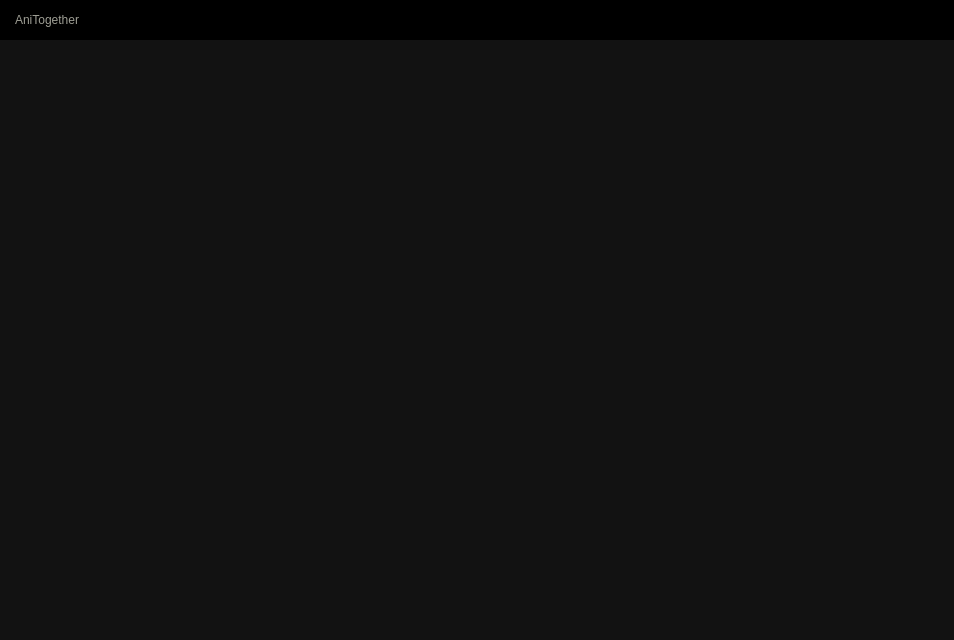
<?xml version="1.0" encoding="UTF-8"?>
<ui version="4.0">
 <class>MainWindow</class>
 <widget class="QMainWindow" name="MainWindow">
  <property name="geometry">
   <rect>
    <x>0</x>
    <y>0</y>
    <width>954</width>
    <height>640</height>
   </rect>
  </property>
  <property name="windowTitle">
   <string>MainWindow</string>
  </property>
  <widget class="QWidget" name="centralwidget">
   <property name="styleSheet">
    <string notr="true">QWidget {
    color: rgb(255,255,255);
}

QFrame {
    border: none;
}

/*  BUTTONS */
QPushButton {
	padding-left: 0.5px;
    background-color: rgba(0, 0, 0, 0);
    border-radius: 5px;
    border: none;
}
QPushButton:hover {
    background-color: rgb(20, 20, 20);
    border-radius: 12px;
}
QPushButton:pressed {
    background-color: rgb(110,110,110);
}


/*  TOP FRAME */
#topFrame {
    background-color: rgb(0, 0, 0);
}
#logo {
	color: rgb(158,158,148);
}

/* CENTRAL FRAME */
#centralFrame {
	background-color: rgb(18,18,18);
}</string>
   </property>
   <layout class="QVBoxLayout" name="verticalLayout">
    <property name="spacing">
     <number>0</number>
    </property>
    <property name="leftMargin">
     <number>0</number>
    </property>
    <property name="topMargin">
     <number>0</number>
    </property>
    <property name="rightMargin">
     <number>0</number>
    </property>
    <property name="bottomMargin">
     <number>0</number>
    </property>
    <item>
     <widget class="QFrame" name="topFrame">
      <property name="sizePolicy">
       <sizepolicy hsizetype="Expanding" vsizetype="Preferred">
        <horstretch>0</horstretch>
        <verstretch>0</verstretch>
       </sizepolicy>
      </property>
      <property name="minimumSize">
       <size>
        <width>0</width>
        <height>40</height>
       </size>
      </property>
      <property name="frameShape">
       <enum>QFrame::StyledPanel</enum>
      </property>
      <property name="frameShadow">
       <enum>QFrame::Raised</enum>
      </property>
      <layout class="QHBoxLayout" name="horizontalLayout">
       <property name="leftMargin">
        <number>15</number>
       </property>
       <property name="topMargin">
        <number>0</number>
       </property>
       <property name="rightMargin">
        <number>7</number>
       </property>
       <property name="bottomMargin">
        <number>0</number>
       </property>
       <item>
        <widget class="QLabel" name="logo">
         <property name="sizePolicy">
          <sizepolicy hsizetype="Expanding" vsizetype="Preferred">
           <horstretch>0</horstretch>
           <verstretch>0</verstretch>
          </sizepolicy>
         </property>
         <property name="text">
          <string>AniTogether</string>
         </property>
        </widget>
       </item>
       <item>
        <widget class="QFrame" name="frame">
         <property name="frameShape">
          <enum>QFrame::StyledPanel</enum>
         </property>
         <property name="frameShadow">
          <enum>QFrame::Raised</enum>
         </property>
         <layout class="QHBoxLayout" name="horizontalLayout_2">
          <property name="spacing">
           <number>0</number>
          </property>
          <property name="leftMargin">
           <number>0</number>
          </property>
          <property name="topMargin">
           <number>0</number>
          </property>
          <property name="rightMargin">
           <number>0</number>
          </property>
          <property name="bottomMargin">
           <number>0</number>
          </property>
          <item>
           <widget class="QPushButton" name="minimizeAppBtn">
            <property name="minimumSize">
             <size>
              <width>25</width>
              <height>25</height>
             </size>
            </property>
            <property name="icon">
             <iconset resource="resources/icons.qrc">
              <normaloff>:/base/line.svg</normaloff>:/base/line.svg</iconset>
            </property>
            <property name="iconSize">
             <size>
              <width>10</width>
              <height>10</height>
             </size>
            </property>
           </widget>
          </item>
          <item>
           <widget class="QPushButton" name="maximizeAppBtn">
            <property name="minimumSize">
             <size>
              <width>25</width>
              <height>25</height>
             </size>
            </property>
            <property name="icon">
             <iconset resource="resources/icons.qrc">
              <normaloff>:/base/window.svg</normaloff>:/base/window.svg</iconset>
            </property>
            <property name="iconSize">
             <size>
              <width>12</width>
              <height>12</height>
             </size>
            </property>
           </widget>
          </item>
          <item>
           <widget class="QPushButton" name="closeAppBtn">
            <property name="minimumSize">
             <size>
              <width>25</width>
              <height>25</height>
             </size>
            </property>
            <property name="icon">
             <iconset resource="resources/icons.qrc">
              <normaloff>:/base/cross.svg</normaloff>:/base/cross.svg</iconset>
            </property>
            <property name="iconSize">
             <size>
              <width>10</width>
              <height>10</height>
             </size>
            </property>
           </widget>
          </item>
         </layout>
        </widget>
       </item>
      </layout>
     </widget>
    </item>
    <item>
     <widget class="QFrame" name="centralFrame">
      <property name="sizePolicy">
       <sizepolicy hsizetype="Preferred" vsizetype="Expanding">
        <horstretch>0</horstretch>
        <verstretch>0</verstretch>
       </sizepolicy>
      </property>
      <property name="frameShape">
       <enum>QFrame::StyledPanel</enum>
      </property>
      <property name="frameShadow">
       <enum>QFrame::Raised</enum>
      </property>
     </widget>
    </item>
   </layout>
  </widget>
 </widget>
 <resources>
  <include location="resources/icons.qrc"/>
 </resources>
 <connections/>
</ui>
